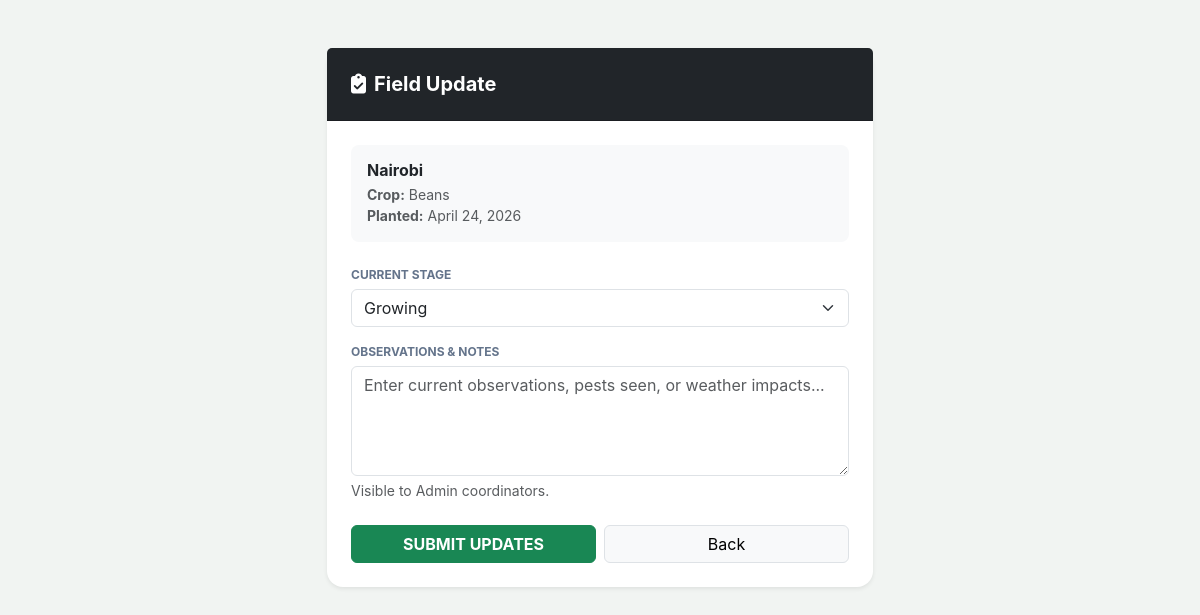
The app's page /update_field/2/ (signed in) with its own data.
### home/models.py (models this page shows, shortened)
class Field(models.Model):
    STAGE_CHOICES = [
        ('PLANTED', 'Planted'),
        ('GROWING', 'Growing'),
        ('READY', 'Ready'),
        ('HARVESTED', 'Harvested'),
    ]
    name = models.CharField(max_length=100) # e.g., Section A, North Wing
    crop = models.OneToOneField(Crop, on_delete=models.CASCADE, related_name='field_location')
    agent = models.ForeignKey(
        CustomUser,
        on_delete=models.SET_NULL,
        null=True,
        limit_choices_to={'user_type': '2'},
        related_name='assigned_fields'
    )
    stage = models.CharField(max_length=20, choices=STAGE_CHOICES, default='PLANTED')
    notes = models.TextField(blank=True, help_text="Observations from the field agent")
    last_updated = models.DateTimeField(auto_now=True)
    class Meta:
        ordering = ['-last_updated']

class Crop(models.Model):
    name = models.CharField(max_length=100) # e.g., Maize, Wheat, Tomatoes
    variety = models.CharField(max_length=100) # e.g., Hybrid 614
    planting_date = models.DateField()
    expected_harvest_date = models.DateField()
    acreage = models.DecimalField(max_digits=5, decimal_places=2)
    status = models.CharField(max_length=20, default='Growing')

### home/views.py (the view)
@login_required
def update_field(request, field_id):
    field = get_object_or_404(Field, id=field_id)
    is_assigned_agent = (field.agent == request.user)
    is_admin = (request.user.user_type == '1')
    if not (is_assigned_agent or is_admin):
        messages.error(request, "Access Denied: You are not assigned to this field.")
        return redirect('dashboard')
    if request.method == 'POST':
        form = FieldUpdateForm(request.POST, instance=field)
        if form.is_valid():
            form.save()
            messages.success(request, f"Updates for {field.name} saved successfully.")
            return redirect('dashboard')
    else:
        form = FieldUpdateForm(instance=field)
    context = {
        'form': form,
        'field': field,
        'title': 'Field Observation Update'
    }
    return render(request, 'pdate_field.html', context)

### home/forms.py
class FieldUpdateForm(forms.ModelForm):
    class Meta:
        model = Field
        fields = ['stage', 'notes']
        widgets = {
            'stage': forms.Select(attrs={'class': 'form-select'}),
            'notes': forms.Textarea(attrs={
                'class': 'form-control',
                'rows': 4,
                'placeholder': 'Enter current observations, pests seen, or weather impacts...'
            }),
        }

### home/templates/pdate_field.html (shortened to what this page needs)
{% extends 'base.html' %}
{% block content %}
<div class="container py-5">
    <div class="row justify-content-center">
        <div class="col-md-6">
            <div class="card border-0 shadow-sm rounded-4">
                <div class="card-header bg-dark text-white p-4">
                    <h5 class="mb-0 fw-bold"><i class="fas fa-clipboard-check me-2"></i>Field Update</h5>
                </div>
                <div class="card-body p-4">
                    <div class="bg-light p-3 rounded-3 mb-4">
                        <h6 class="fw-bold mb-1">{{ field.name }}</h6>
                        <p class="small text-muted mb-0">
                            <strong>Crop:</strong> {{ field.crop.name }}<br>
                            <strong>Planted:</strong> {{ field.crop.planting_date }}
                        </p>
                    </div>
                    <form method="POST">
                        <div class="mb-3">
                            <label class="form-label-custom">Current Stage</label>
                            {{ form.stage }}
                        </div>
                        <div class="mb-4">
                            <label class="form-label-custom">Observations & Notes</label>
                            {{ form.notes }}
                            <div class="form-text">Visible to Admin coordinators.</div>
                        </div>
                        <div class="d-flex gap-2">
                            <button type="submit" class="btn btn-success w-100 fw-bold">SUBMIT UPDATES</button>
                            <a href="{% url 'dashboard' %}" class="btn btn-light border w-100">Back</a>
                        </div>
                    </form>
                </div>
            </div>
        </div>
    </div>
</div>
{% endblock %}

### Users/templates/base.html (style rules this page uses)
:root { --farm-green: #14452F; --leaf-green: #8DC63F; --earth-brown: #5D4037; --bg-light: #f1f4f2; }
body { background-color: var(--bg-light); font-family: 'Inter', sans-serif; }
.form-label-custom { font-size: 0.75rem; font-weight: 700; text-transform: uppercase; color: #64748b; margin-bottom: 5px; display: block; }

### records on screen
Field: name "Nairobi", crop.name "Beans", crop.planting_date "April 24, 2026", stage "Growing"
